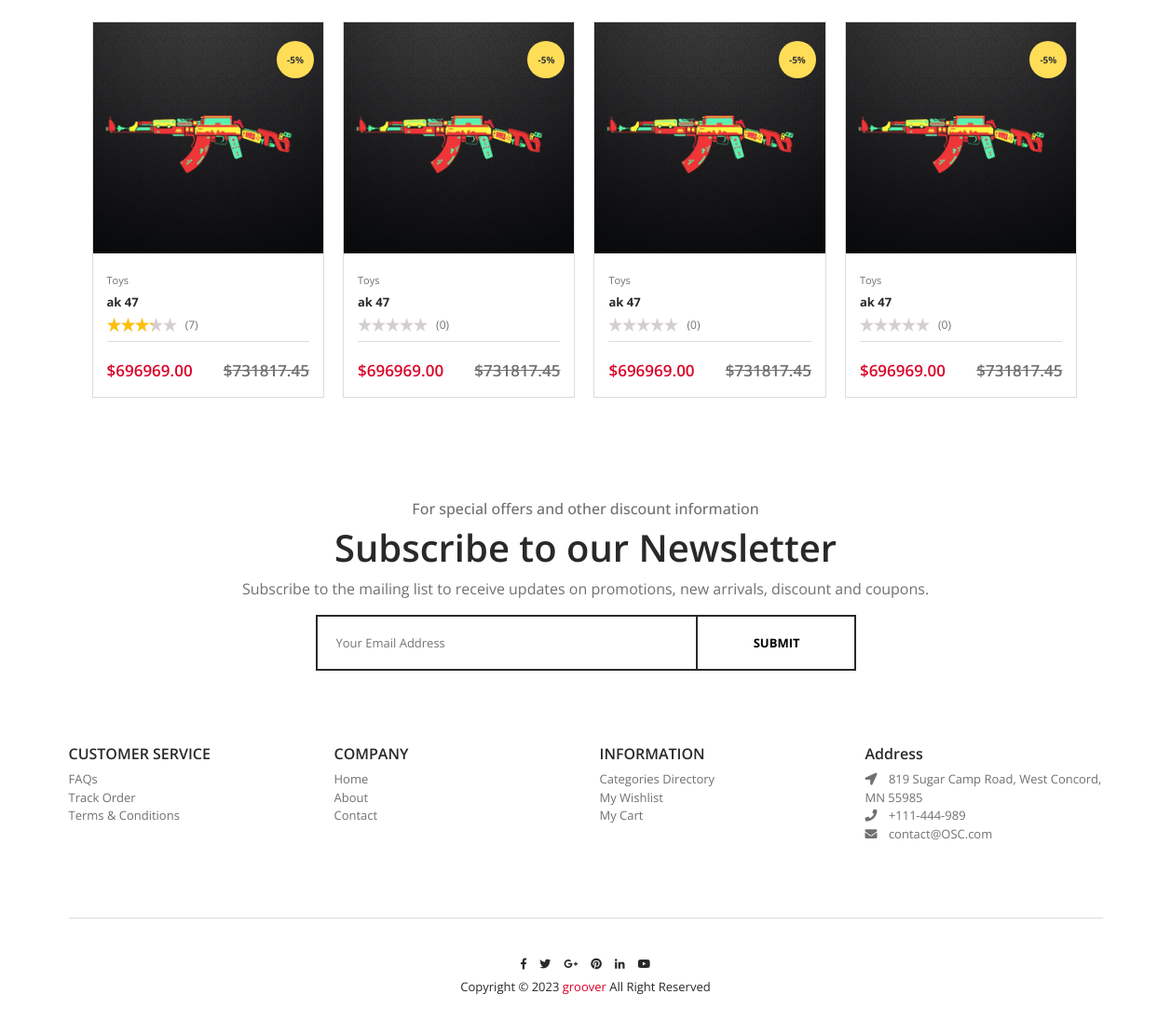
Page /product.php?product_id=11 (lower part) on the earlier database version.
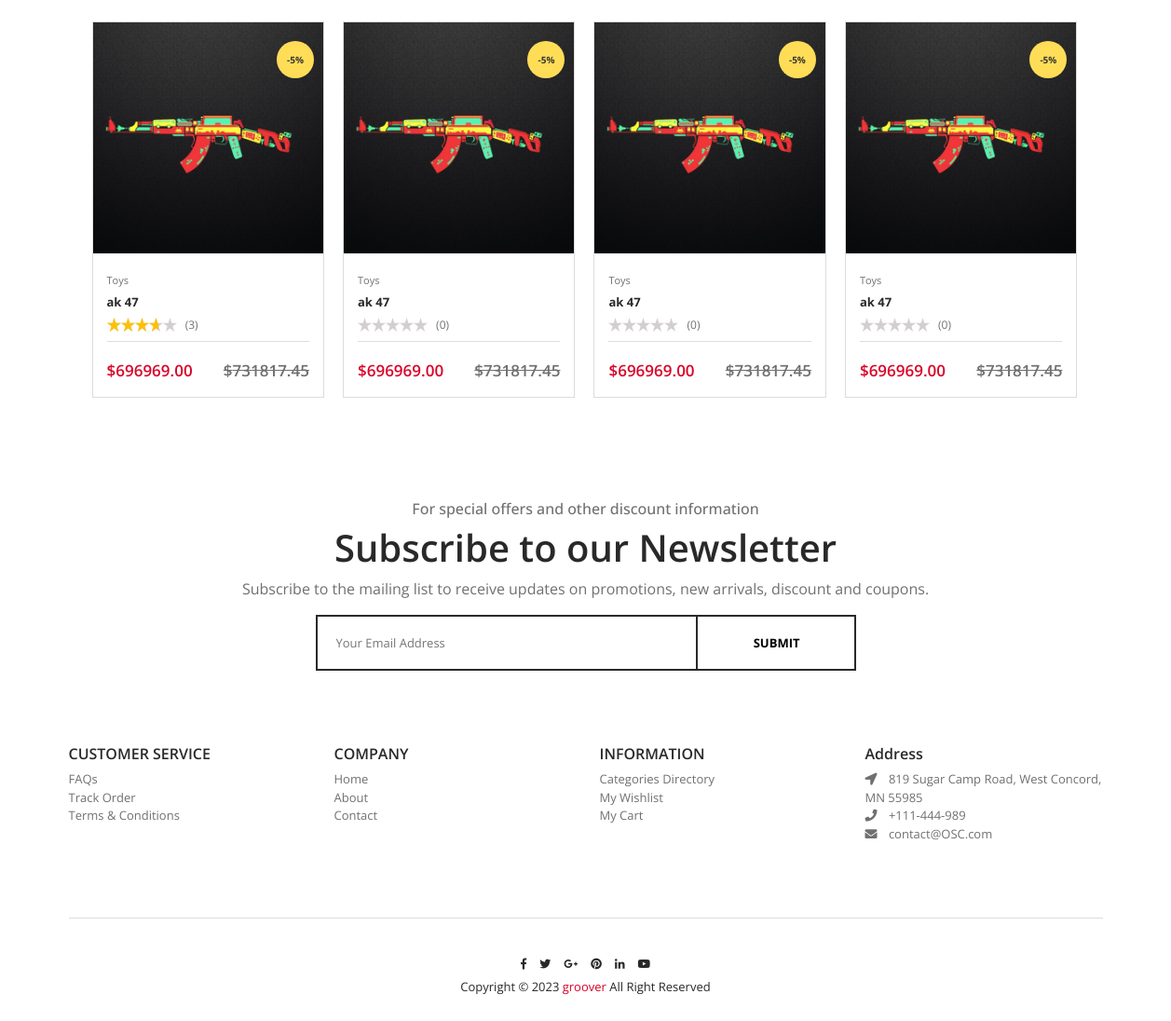
Same page on the later database version.
### tables this page shows
CREATE TABLE `products` (
  `product_id` int(10) NOT NULL,
  `product_name` varchar(100) NOT NULL,
  `product_description` varchar(255) NOT NULL,
  `product_category` varchar(50) NOT NULL,
  `product_rating` decimal(3,2) NOT NULL DEFAULT 0.00,
  `product_review_count` int(10) NOT NULL DEFAULT 0,
  `product_price` decimal(65,2) NOT NULL,
  `product_stock` int(10) NOT NULL DEFAULT 1,
  `product_sold` int(10) NOT NULL DEFAULT 0,
  `product_image` varchar(255) NOT NULL,
  `timestamp` timestamp NOT NULL DEFAULT current_timestamp()
);

### product.php (the view, shortened to what this page needs)
<?php
include "include/dbconfig.php";
$product_id = $_GET["product_id"];
$select_product = mysqli_query($connect, "SELECT * FROM `products` WHERE `product_id` = '$product_id'");
$product = mysqli_fetch_assoc($select_product);
?>
<!DOCTYPE html>
<html lang="en">
<?php
include "include/head.php";
?>
<body>
    <div id="app">
        <div class="page-detail u-s-p-t-80">
            <div class="container">
                <div class="detail-different-product-section u-s-p-t-80">
                    <section class="section-maker">
                        <div class="container">
                            <?php
                            $product_querry = "SELECT * FROM `products` WHERE `product_category` = '{$product["product_category"]}' LIMIT 8";
                            $product_querry_run = mysqli_query($connect, $product_querry);
                            if (mysqli_num_rows($product_querry_run) > 0) { ?>
                                <div class="slider-fouc">
                                    <div class="products-slider owl-carousel" data-item="4">
                                        <?php
                                        while ($row = mysqli_fetch_assoc($product_querry_run)) {  ?>
                                            <div class="item">
                                                <div class="image-container">
                                                    <a class="item-img-wrapper-link" href="product.php?product_id=<?php echo $row["product_id"] ?>">
                                                        <?php echo "<img class='img-fluid' src='uploads/products/{$row["product_image"]}' alt='Product'>" ?>
                                                    </a>
                                                </div>
                                                <div class="item-content">
                                                    <div class="what-product-is">
                                                        <ul class="bread-crumb">
                                                            <li>
                                                                <?php echo "<a href='shop-v3-sub-sub-category.html'> {$row["product_category"]} </a>" ?>
                                                            </li>
                                                        </ul>
                                                        <h6 class="item-title">
                                                            <?php echo "<a href='product.php?product_id={$row["product_id"]}'> {$row["product_name"]} </a>" ?>
                                                        </h6>
                                                        <div class="item-stars">
                                                            <?php
                                                            echo "<div class='star' title='{$row["product_rating"]} out of 5 - based on 0 Reviews'>
                                                                    <span style='width: calc(15px * {$row["product_rating"]});'></span>
                                                                </div>
                                                                <span>({$row["product_review_count"]})</span>"; ?>
                                                        </div>
                                                    </div>
                                                    <div class="price-template">
                                                        <div class="item-new-price">
                                                            <?php echo "$" . $row["product_price"] ?>
                                                        </div>
                                                        <div class="item-old-price">
                                                            <?php echo "$" . round($row["product_price"] + (($row["product_price"] / 100) * ($row["product_price"] > 100 ? 5 : 15)), 2) ?>
                                                        </div>
                                                    </div>
                                                </div>
                                                <div class="tag discount">
                                                    <span><?php echo "-" . ($row["product_price"] > 100 ? 5 : 15) . "%" ?></span>
                                                </div>
                                            </div>
                                        <?php
                                        }; ?>
                                    </div>
                                </div>
                            <?php
                            } ?>
                        </div>
                    </section>
                </div>
            </div>
        </div>
        <?php include "include/footer.php"; ?>
    </div>
</body>

Differences in the rows shown:
changed products (number 1 of 4 on the later page): product_review_count "7" → "3"
